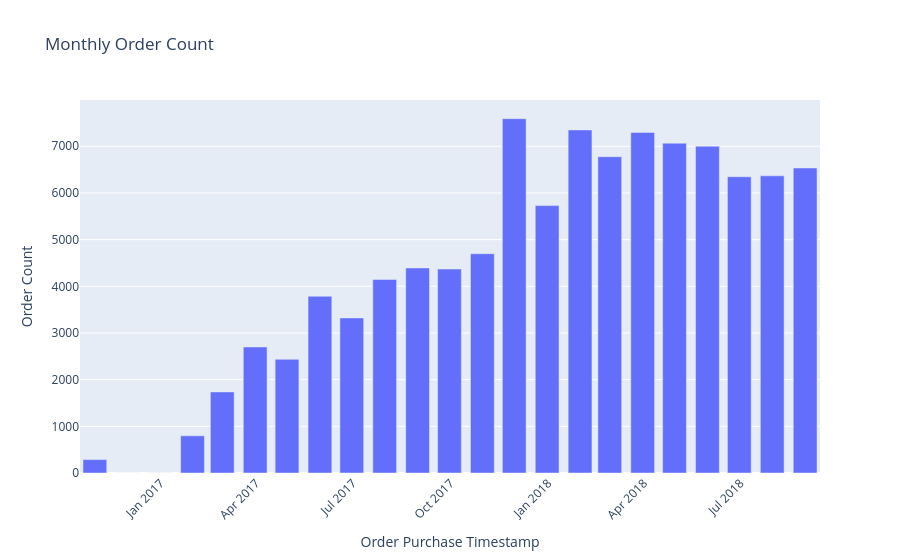

Here is the notebook cell this chart was saved with:
### Code cell
import plotly.express as px

fig = px.bar(
    x = merged_order_month_count.index,
    y = merged_order_month_count["payment_value"],
    title = "Monthly Order Count",
    labels={
        "x": "Order Purchase Timestamp",
        "y": "Order Count",
    }
)

fig.update_layout(xaxis_tickangle=-45)

fig.show()

### Figure 1 — Plotly figure (JSON) as saved in the notebook; plotly's stock layout.template omitted (floating-point values rounded to 4 significant figures)
{"data": [{"alignmentgroup": "True", "hovertemplate": "Order Purchase Timestamp=%{x}<br>Order Count=%{y}<extra></extra>", "legendgroup": "", "marker": {"color": "#636efa", "pattern": {"shape": ""}}, "name": "", "offsetgroup": "", "orientation": "v", "showlegend": false, "textposition": "auto", "type": "bar", "x": ["2016-10-31T00:00:00", "2016-11-30T00:00:00", "2016-12-31T00:00:00", "2017-01-31T00:00:00", "2017-02-28T00:00:00", "2017-03-31T00:00:00", "2017-04-30T00:00:00", "2017-05-31T00:00:00", "2017-06-30T00:00:00", "2017-07-31T00:00:00", "2017-08-31T00:00:00", "2017-09-30T00:00:00", "2017-10-31T00:00:00", "2017-11-30T00:00:00", "2017-12-31T00:00:00", "2018-01-31T00:00:00", "2018-02-28T00:00:00", "2018-03-31T00:00:00", "2018-04-30T00:00:00", "2018-05-31T00:00:00", "2018-06-30T00:00:00", "2018-07-31T00:00:00", "2018-08-31T00:00:00"], "xaxis": "x", "y": [287, 0, 1, 797, 1737, 2700, 2436, 3786, 3323, 4147, 4393, 4370, 4698, 7592, 5729, 7351, 6777, 7297, 7067, 7002, 6347, 6367, 6535], "yaxis": "y"}], "layout": {"barmode": "relative", "legend": {"tracegroupgap": 0}, "title": {"text": "Monthly Order Count"}, "xaxis": {"anchor": "y", "domain": [0, 1], "tickangle": -45, "title": {"text": "Order Purchase Timestamp"}}, "yaxis": {"anchor": "x", "domain": [0, 1], "title": {"text": "Order Count"}}}}
